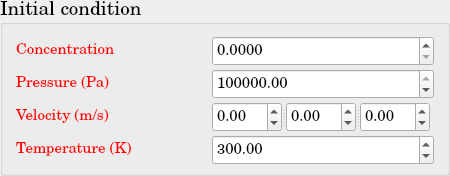
       <widget class="QGroupBox" name="DM_InitialCondition">
        <property name="minimumSize">
         <size>
          <width>450</width>
          <height>176</height>
         </size>
        </property>
        <property name="maximumSize">
         <size>
          <width>450</width>
          <height>176</height>
         </size>
        </property>
        <property name="font">
         <font>
          <family>Century Schoolbook L</family>
          <pointsize>14</pointsize>
          <weight>50</weight>
          <bold>false</bold>
         </font>
        </property>
        <property name="title">
         <string>Initial condition</string>
        </property>
        <layout class="QGridLayout" name="gridLayout_67">
         <item row="0" column="0">
          <layout class="QGridLayout" name="gridLayout_66">
           <item row="0" column="0">
            <widget class="QLabel" name="DM_Concentration_IC">
             <property name="minimumSize">
              <size>
               <width>190</width>
               <height>30</height>
              </size>
             </property>
             <property name="maximumSize">
              <size>
               <width>190</width>
               <height>30</height>
              </size>
             </property>
             <property name="font">
              <font>
               <pointsize>11</pointsize>
              </font>
             </property>
             <property name="text">
              <string>&lt;html&gt;&lt;head/&gt;&lt;body&gt;&lt;p&gt;&lt;span style=&quot; color:#ff0000;&quot;&gt;Concentration&lt;/span&gt;&lt;/p&gt;&lt;/body&gt;&lt;/html&gt;</string>
             </property>
            </widget>
           </item>
           <item row="0" column="1">
            <widget class="QDoubleSpinBox" name="DM_Concentration_IC_doubleSpinBox">
             <property name="minimumSize">
              <size>
               <width>222</width>
               <height>30</height>
              </size>
             </property>
             <property name="maximumSize">
              <size>
               <width>222</width>
               <height>30</height>
              </size>
             </property>
             <property name="font">
              <font>
               <pointsize>11</pointsize>
              </font>
             </property>
             <property name="decimals">
              <number>4</number>
             </property>
             <property name="maximum">
              <double>1.000000000000000</double>
             </property>
             <property name="singleStep">
              <double>0.010000000000000</double>
             </property>
            </widget>
           </item>
           <item row="1" column="0">
            <widget class="QLabel" name="DM_Pressure_IC">
             <property name="minimumSize">
              <size>
               <width>190</width>
               <height>30</height>
              </size>
             </property>
             <property name="maximumSize">
              <size>
               <width>190</width>
               <height>30</height>
              </size>
             </property>
             <property name="font">
              <font>
               <pointsize>11</pointsize>
              </font>
             </property>
             <property name="text">
              <string>&lt;html&gt;&lt;head/&gt;&lt;body&gt;&lt;p&gt;&lt;span style=&quot; color:#ff0000;&quot;&gt;Pressure (Pa)&lt;/span&gt;&lt;/p&gt;&lt;/body&gt;&lt;/html&gt;</string>
             </property>
            </widget>
           </item>
           <item row="1" column="1">
            <widget class="QDoubleSpinBox" name="DM_Pressure_IC_doubleSpinBox">
             <property name="minimumSize">
              <size>
               <width>222</width>
               <height>30</height>
              </size>
             </property>
             <property name="maximumSize">
              <size>
               <width>222</width>
               <height>30</height>
              </size>
             </property>
             <property name="font">
              <font>
               <pointsize>11</pointsize>
              </font>
             </property>
             <property name="minimum">
              <double>1.000000000000000</double>
             </property>
             <property name="maximum">
              <double>1000000000.000000000000000</double>
             </property>
             <property name="value">
              <double>100000.000000000000000</double>
             </property>
            </widget>
           </item>
           <item row="2" column="0">
            <widget class="QLabel" name="DM_Velocity_IC">
             <property name="minimumSize">
              <size>
               <width>190</width>
               <height>30</height>
              </size>
             </property>
             <property name="maximumSize">
              <size>
               <width>190</width>
               <height>30</height>
              </size>
             </property>
             <property name="font">
              <font>
               <pointsize>11</pointsize>
              </font>
             </property>
             <property name="text">
              <string>&lt;html&gt;&lt;head/&gt;&lt;body&gt;&lt;p&gt;&lt;span style=&quot; color:#ff0000;&quot;&gt;Velocity (m/s)&lt;/span&gt;&lt;/p&gt;&lt;/body&gt;&lt;/html&gt;</string>
             </property>
            </widget>
           </item>
           <item row="2" column="1">
            <widget class="QSplitter" name="splitter_7">
             <property name="minimumSize">
              <size>
               <width>222</width>
               <height>30</height>
              </size>
             </property>
             <property name="orientation">
              <enum>Qt::Horizontal</enum>
             </property>
             <widget class="QDoubleSpinBox" name="DM_Velocity_1d_IC_doubleSpinBox">
              <property name="minimumSize">
               <size>
                <width>70</width>
                <height>30</height>
               </size>
              </property>
              <property name="maximumSize">
               <size>
                <width>70</width>
                <height>30</height>
               </size>
              </property>
              <property name="font">
               <font>
                <pointsize>11</pointsize>
               </font>
              </property>
              <property name="minimum">
               <double>-1000000000.000000000000000</double>
              </property>
              <property name="maximum">
               <double>1000000000.000000000000000</double>
              </property>
             </widget>
             <widget class="QDoubleSpinBox" name="DM_Velocity_2d_IC_doubleSpinBox">
              <property name="minimumSize">
               <size>
                <width>70</width>
                <height>30</height>
               </size>
              </property>
              <property name="maximumSize">
               <size>
                <width>70</width>
                <height>30</height>
               </size>
              </property>
              <property name="font">
               <font>
                <pointsize>11</pointsize>
               </font>
              </property>
              <property name="minimum">
               <double>-1000000000.000000000000000</double>
              </property>
              <property name="maximum">
               <double>1000000000.000000000000000</double>
              </property>
             </widget>
             <widget class="QDoubleSpinBox" name="DM_Velocity_3d_IC_doubleSpinBox">
              <property name="minimumSize">
               <size>
                <width>70</width>
                <height>30</height>
               </size>
              </property>
              <property name="maximumSize">
               <size>
                <width>70</width>
                <height>30</height>
               </size>
              </property>
              <property name="font">
               <font>
                <pointsize>11</pointsize>
               </font>
              </property>
              <property name="minimum">
               <double>-1000000000.000000000000000</double>
              </property>
              <property name="maximum">
               <double>1000000000.000000000000000</double>
              </property>
             </widget>
            </widget>
           </item>
           <item row="3" column="0">
            <widget class="QLabel" name="DM_Temperature_IC">
             <property name="minimumSize">
              <size>
               <width>190</width>
               <height>30</height>
              </size>
             </property>
             <property name="maximumSize">
              <size>
               <width>190</width>
               <height>30</height>
              </size>
             </property>
             <property name="font">
              <font>
               <pointsize>11</pointsize>
              </font>
             </property>
             <property name="text">
              <string>&lt;html&gt;&lt;head/&gt;&lt;body&gt;&lt;p&gt;&lt;span style=&quot; color:#ff0000;&quot;&gt;Temperature (K)&lt;/span&gt;&lt;/p&gt;&lt;/body&gt;&lt;/html&gt;</string>
             </property>
            </widget>
           </item>
           <item row="3" column="1">
            <widget class="QDoubleSpinBox" name="DM_Temperature_IC_doubleSpinBox">
             <property name="minimumSize">
              <size>
               <width>222</width>
               <height>30</height>
              </size>
             </property>
             <property name="maximumSize">
              <size>
               <width>222</width>
               <height>30</height>
              </size>
             </property>
             <property name="font">
              <font>
               <pointsize>11</pointsize>
              </font>
             </property>
             <property name="minimum">
              <double>200.000000000000000</double>
             </property>
             <property name="maximum">
              <double>1000000000.000000000000000</double>
             </property>
             <property name="value">
              <double>300.000000000000000</double>
             </property>
            </widget>
           </item>
          </layout>
         </item>
        </layout>
       </widget>
